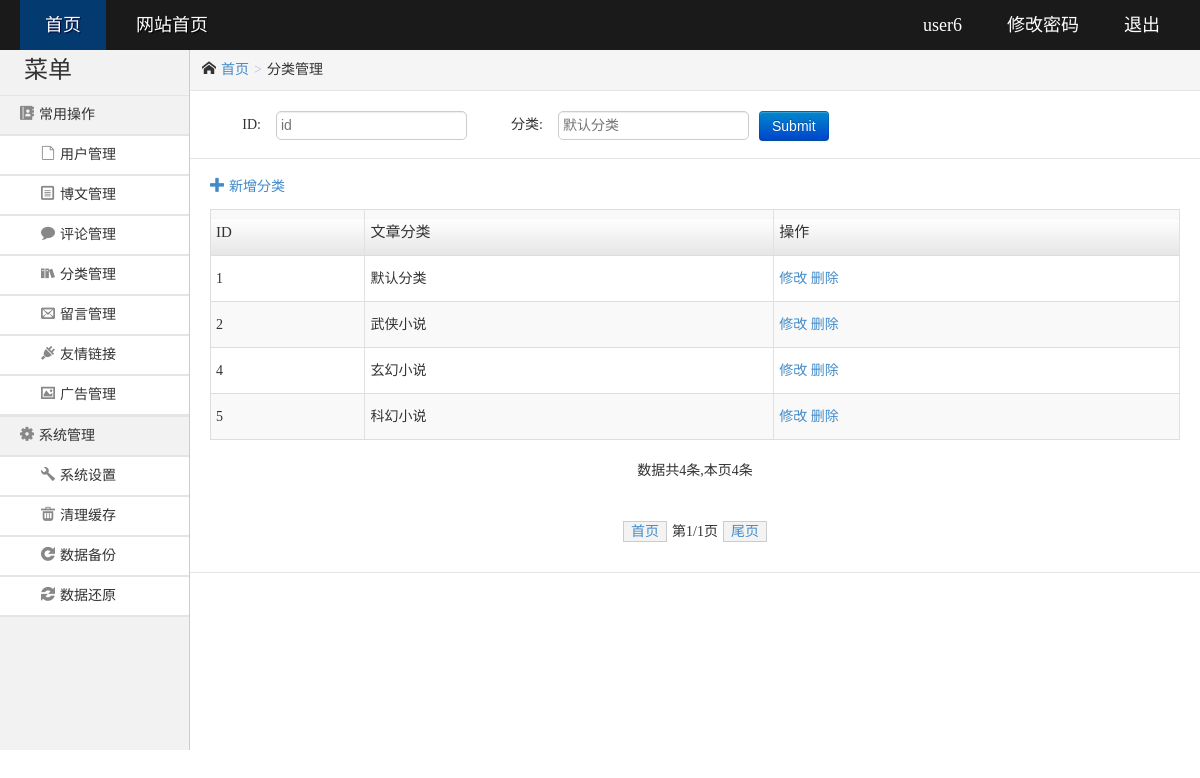
The app's page /misson9/object_article/admin/category/category.php (signed in) with its own data.
### tables this page shows
CREATE TABLE `categorys` (
  `id` int(11) NOT NULL,
  `category` varchar(30) NOT NULL DEFAULT '默认分类'
);

### misson9/object_article/admin/category/category.php (the view, shortened to what this page needs)
<!doctype html>
<html>
<head>
    <link rel="stylesheet" type="text/css" href="../css/common.css"/>
    <link rel="stylesheet" type="text/css" href="../css/main.css"/>
</head>
<body>
<div class="topbar-wrap white">
<?php
include("../public/topbar.php");
?>
</div>
<div class="container clearfix">
    <?php
		include("../public/sidebar.php");
	?>
    <div class="main-wrap">
        <div class="crumb-wrap">
            <div class="crumb-list"><i class="icon-font"></i><a href="../index.php">首页</a><span class="crumb-step">&gt;</span><span class="crumb-name">分类管理</span></div>
        </div>
        <div class="search-wrap">
            <div class="search-content">
                <form action="" method="post">
                    <table class="search-tab">
                        <tr>
							<?php
								$search_id=!empty($_REQUEST['id'])?$_REQUEST['id']:'';
								$search_category=!empty($_REQUEST['category'])?$_REQUEST['category']:'';
							?>
                            <th width="70">ID:</th>
                            <td><input class="common-text" placeholder="id" name="id"  value="<?php echo $search_id;?>" type="text"></td>
							<th width="70">分类:</th>
                            <td><input class="common-text" placeholder="默认分类" name="category" value="<?php echo $search_category;?>" type="text"></td>
                            <td><input class="btn btn-primary btn2"  type="submit"></td>
                        </tr>
                    </table>
                </form>
            </div>
        </div>
        <div class="result-wrap">
            <form name="myform" id="myform" method="post">
                <div class="result-title">
                    <div class="result-list">
                        <a href="addCategory.php"><i class="icon-font"></i>新增分类</a>
                    </div>
                </div>
                <div class="result-content">
                    <table class="result-tab" width="100%">
                        <tr>
                            <th>ID</th>
							<th>文章分类</th>
							<th>操作</th>
                        </tr>
						<?php
							include("../public/dbconnect.php");
							$page=!empty($_GET['page'])?$_GET['page']:1;
							$sql="SELECT COUNT(*) FROM categorys WHERE id LIKE '%". $search_id."%' AND category LIKE '%".$search_category."%'";
							$res=mysqli_query($link,$sql);
							$count=mysqli_fetch_assoc($res)['COUNT(*)'];
							$limit=10;
							$pageCount=ceil($count/$limit);
							$sql="SELECT id,category FROM categorys  WHERE id LIKE '%". $search_id."%' AND category LIKE '%".$search_category."%' LIMIT ".($page-1)*$limit.",".$limit;
							$i=0;
							$res=mysqli_query($link,$sql);
							while(list($id,$category)=@mysqli_fetch_row($res)){
						?>
                        <tr>
                            <td><?php  echo $id?></td>
							<td><?php  echo $category?></td>
                            <td>
                                <a class="link-update" href="./alterCategory.php?id=<?php echo $id?>">修改</a>
                                <a class="link-del" href="./deleteCategory.php?id=<?php echo $id?>">删除</a>
                            </td>
                        </tr>
                        <?php
							static $i=0;
							$i++;
							}
						?>
						</table>
                    <div class="list-page">
						<?php
							echo "数据共{$count}条,本页{$i}条";
						?>
					</div>
                    <div class="list-page">
						<?php
							echo "<a href='./category.php?page=1&id={$search_id}&categor={$search_category}'>首页</a>";
							echo "第{$page}/";
							echo "{$pageCount}页";
							echo "<a href='./category.php?page={$pageCount}&id={$search_id}&category={$search_category}'>尾页</a>"
						?>
					</div>
                </div>
            </form>
        </div>
    </div>
</div>
</body>
</html>

### misson9/object_article/admin/css/common.css (style rules this page uses)
html { height:100%; }
body { font:14px/1.5 '微软雅黑';word-wrap:break-word;word-break:break-all;-webkit-text-size-adjust:none;background:#fff;color:#333; }
body,dl,dd,h1,h2,h3,h4,h5,h6,p,form,ul,ol,blockquote { margin:0 }
input,select,textarea { font-size:14px;color:#333 }
input { vertical-align:middle;padding:2px;margin:0 }
table { border-collapse:collapse;border-spacing:0 }
select,input,button { font:14px/20px Verdana,Simsun,Helvetica,Arial,sans-serif; }
em,i,cite,blockquote { font-style:normal }
a { color:#428bca;text-decoration:none;outline:0 }
.clearfix:after { content:".";display:block;height:0;clear:both;visibility:hidden; }
.clearfix { *height:1%; }
.white,.white a:link,.white a:visited { color:#fff; }
.icon-font { font-family:'icomoon'; speak:none; font-weight:400; font-style:normal; font-variant:normal; text-transform:none; line-height:1; -webkit-font-smoothing:antialiased; }
.topbar-wrap { height:50px;line-height:50px;background:#1A1A1A; }
.btn { display:inline-block;*display:inline;padding:4px 12px;margin-bottom:0;*margin-left:.3em;font-size:14px;line-height:20px;color:#333333;text-align:center;text-shadow:0 1px 1px rgba(255,255,255,0.75);vertical-align:middle;cursor:pointer;background-color:#f5f5f5;*background-color:#e6e6e6;background-image:-moz-linear-gradient(top,#ffffff,#e6e6e6);background-image:-webkit-gradient(linear,0 0,0 100%,from(#ffffff),to(#e6e6e6));background-image:-webkit-linear-gradient(top,#ffffff,#e6e6e6);background-image:-o-linear-gradient(top,#ffffff,#e6e6e6);background-image:linear-gradient(to bottom,#ffffff,#e6e6e6);background-repeat:repeat-x;border:1px solid #bbbbbb;*border:0;border-color:#e6e6e6 #e6e6e6 #bfbfbf;border-color:rgba(0,0,0,0.1) rgba(0,0,0,0.1) rgba(0,0,0,0.25);border-bottom-color:#a2a2a2;-webkit-border-radius:4px;-moz-border-radius:4px;border-radius:4px;filter:progid:DXImageTransform.Microsoft.gradient(startColorstr='#ffffffff',endColorstr='#ffe6e6e6',GradientType=0);filter:progid:DXImageTransform.Microsoft.gradient(enabled=false);*zoom:1;-webkit-box-shadow:inset 0 1px 0 rgba(255,255,255,0.2),0 1px 2px rgba(0,0,0,0.05);-moz-box-shadow:inset 0 1px 0 rgba(255,255,255,0.2),0 1px 2px rgba(0,0,0,0.05);box-shadow:inset 0 1px 0 rgba(255,255,255,0.2),0 1px 2px rgba(0,0,0,0.05); }
.btn:first-child { *margin-left:0; }
.btn-primary { color:#ffffff;text-shadow:0 -1px 0 rgba(0,0,0,0.25);background-color:#006dcc;*background-color:#0044cc;background-image:-moz-linear-gradient(top,#0088cc,#0044cc);background-image:-webkit-gradient(linear,0 0,0 100%,from(#0088cc),to(#0044cc));background-image:-webkit-linear-gradient(top,#0088cc,#0044cc);background-image:-o-linear-gradient(top,#0088cc,#0044cc);background-image:linear-gradient(to bottom,#0088cc,#0044cc);background-repeat:repeat-x;border-color:#0044cc #0044cc #002a80;border-color:rgba(0,0,0,0.1) rgba(0,0,0,0.1) rgba(0,0,0,0.25);filter:progid:DXImageTransform.Microsoft.gradient(startColorstr='#ff0088cc',endColorstr='#ff0044cc',GradientType=0);filter:progid:DXImageTransform.Microsoft.gradient(enabled=false); }
textarea,input[type="text"],input[type="password"],input[type="datetime"],input[type="datetime-local"],input[type="date"],input[type="month"],input[type="time"],input[type="week"],input[type="number"],input[type="email"],input[type="url"],input[type="search"],input[type="tel"],input[type="color"],.uneditable-input { background-color:#ffffff;border:1px solid #cccccc;-webkit-box-shadow:inset 0 1px 1px rgba(0,0,0,0.075);-moz-box-shadow:inset 0 1px 1px rgba(0,0,0,0.075);box-shadow:inset 0 1px 1px rgba(0,0,0,0.075);-webkit-transition:border linear 0.2s,box-shadow linear 0.2s;-moz-transition:border linear 0.2s,box-shadow linear 0.2s;-o-transition:border linear 0.2s,box-shadow linear 0.2s;transition:border linear 0.2s,box-shadow linear 0.2s; }
.list-page { padding:20px 0;text-align:center; }
.list-page a { margin:0 5px;padding:2px 7px;border:1px solid #ccc;background:#f3f3f3; }

### records on screen
categorys: id "1", category "默认分类"
categorys: id "2", category "武侠小说"
categorys: id "4", category "玄幻小说"
categorys: id "5", category "科幻小说"

### other values on screen
$_SESSION['master']['username'] "user6"
$count "4"
$i "4"
$page "1"
$pageCount "1"
